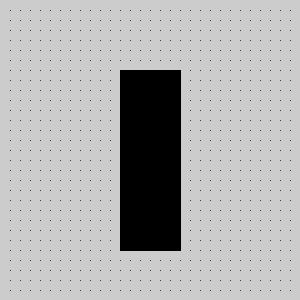
Frame 1 (no input)
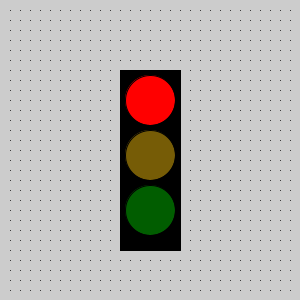
Frame 60 (the mouse pressed at the canvas centre just before this capture)
Frame 120 (the mouse held since frame 60 and released just before this capture): identical to frame 60, image omitted

The Processing sketch that drew these frames (run headless with seeded random() and noise(); from frame 60 on, the mouse is pressed at the canvas centre):

// Processing sketch: Ampel
// ── Ampel.pde
void setup()
{
  //Größe der Zeichenfläche
  size(300, 300);

  //Gitterraster
  for(int x=10; x<300; x=x+10)
   for(int y=10; y<300; y=y+10)
     point (x, y);
  frameRate(20);
  smooth();
}
int rot1, rot2, rot3;
int gelb1, gelb2,gelb3;
int gruen1, gruen2, gruen3;
int zustand = 0;

void draw()
{
  fill(0);
  rect(120,70,60,180);
  fill(rot1,rot2, rot3);
  ellipse(150,100,50,50);
  fill(gelb1,gelb2,gelb3); //grün
  ellipse(150,155,50,50);
  fill(gruen1,gruen2,gruen3); //grün
  ellipse(150,210,50,50);
  switch (zustand)
  {
   case 0: //Rotphase
    rot1 = 255; rot2 = 0; rot3 = 0;
    gelb1 = 118; gelb2 = 92; gelb3 = 6;
    gruen1 = 1; gruen2 = 93; gruen3 = 0;
    break;
   
   case 1: //Gelbphase
    rot1 = 116; rot2 = 1; rot3 = 5;
    gelb1 = 255; gelb2 = 255; gelb3 = 0;
    gruen1 = 1; gruen2 = 93; gruen3 = 0;
    break;
    
   case 2: //Grünphase
     rot1 = 116; rot2 = 1; rot3 = 5;
     gelb1 = 118; gelb2 = 92; gelb3 = 6;
     gruen1 = 0; gruen2 = 255; gruen3 = 0;
     break;
  }
}

void mouseClicked() 
{
  zustand = (zustand + 1) % 3;
}
